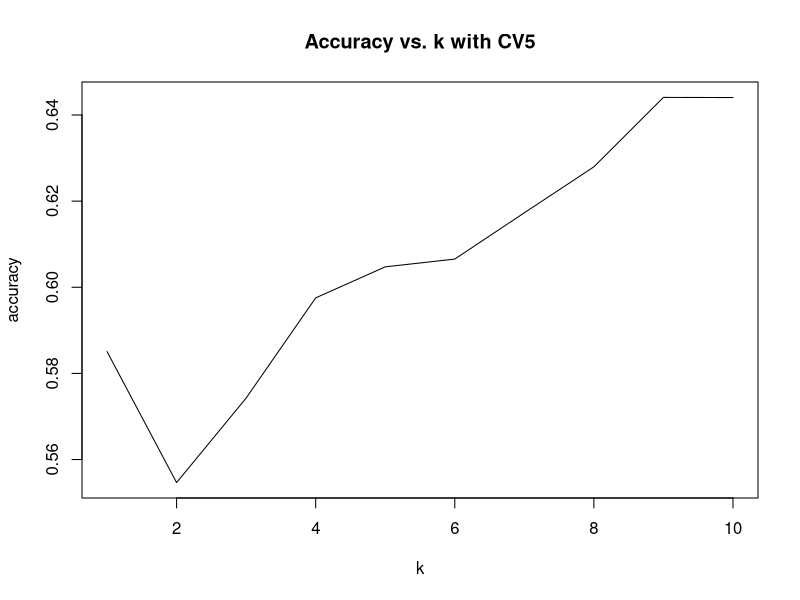

This chart was generated by the following R code:
###### Setting Up ######
Sys.setLanguage(lang = "en")
library(MASS)
library(class)
library(tidyverse)
library(caret)
library(car)

Train = read.csv("datasets/train.csv")
Val = read.csv("datasets/val.csv")
xnams = dput(colnames(Train)[colnames(Train) != "Class"])

###### KNN ######

#### Find Optimal K ####
# 5 Folds
set.seed(1)
folds = createFolds(Train[,"Class"], k = 5, list = T, returnTrain = F)
table.accuracy = data.frame(k = 1:10)
for (k in 1:10){
  
  accu = 0
  for(f in 1:5){
    # split test/val
    ind = folds[[f]]
    train = Train[-ind,]
    val = Train[ind,]
    
    # run knn.cv
    knn.pred = knn(train = train[,xnams],
                   test = val[,xnams],
                   cl = train[,"Class"],
                   k = k)
    curr_accu = mean(knn.pred == val[,"Class"])
    accu = accu + curr_accu
  }
  
  table.accuracy$accuracy[table.accuracy$k == k] = accu/5
  
}

table.accuracy # k = 5

# plot accuracy vs. k
with(table.accuracy, plot(k, accuracy, type = 'l',
                          main = "Accuracy vs. k with CV5"))

#### Apply to Validation ####

knn.5 = knn(train = Train[,xnams],
            test = Val[,xnams],
            cl = Train[, "Class"],
            k = 5)
mean(knn.5 == Val[,"Class"])

# Confusion Matrix
knn5_conf_matrix = confusionMatrix(data = as.factor(knn.5),
                                   reference = as.factor(Val[,"Class"]))
print(knn5_conf_matrix) # Accuracy: 0.9786 (0.9387, 0.9956)

